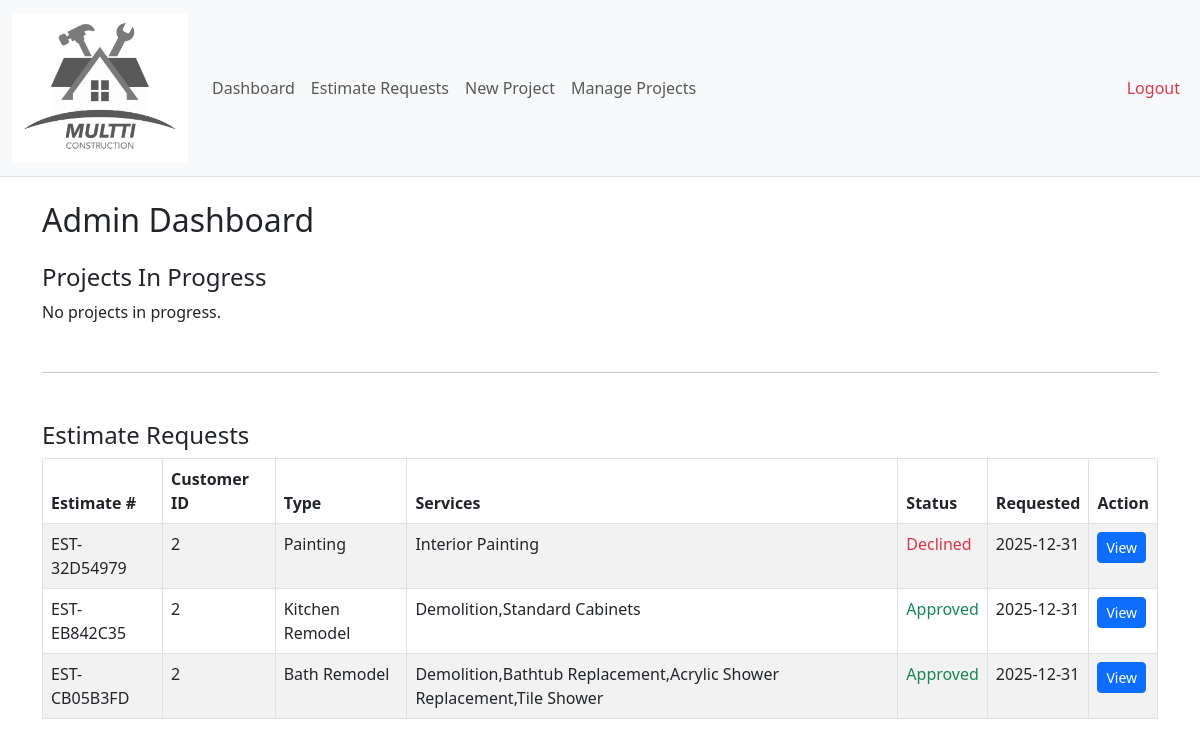
The app's page /admin/dashboard (signed in) with its own data.
### app/models.py (models this page shows)
class EstimateRequest(db.Model):
    id = db.Column(db.Integer, primary_key=True)
    estimate_number = db.Column(db.String(20), unique=True, nullable=False)
    customer_id = db.Column(db.Integer, db.ForeignKey('user.id'), nullable=False)
    project_type = db.Column(db.String(50), nullable=False)
    services = db.Column(db.Text, nullable=False)
    total_sqft = db.Column(db.Integer)
    details = db.Column(db.Text)
    sketch_filename = db.Column(db.String(100))  # Optional: keep one for compatibility
    image_filenames = db.Column(db.Text)  # ✅ NEW: stores comma-separated image names
    status = db.Column(db.String(30), default='Waiting Estimate')
    timestamp = db.Column(db.DateTime, default=datetime.utcnow)
    estimate_pdf = db.Column(db.String(100))
    customer_response = db.Column(db.String(20))

### app/routes.py (the view)
@bp.route('/admin/dashboard')
@login_required
def admin_dashboard():
    if current_user.role != 'admin':
        return redirect(url_for('main.customer_dashboard'))
    in_progress_projects = Project.query.filter(
        Project.status.in_([
            'Pending Schedule',
            'Waiting for Schedule Approval',
            'Schedule Approved'
        ])
    ).all()
    estimate_requests = EstimateRequest.query.order_by(EstimateRequest.timestamp.desc()).all()
    return render_template(
        'admin_dashboard.html',
        in_progress_projects=in_progress_projects,
        estimate_requests=estimate_requests
    )

### app/models.py (called while the page is built)
@login_manager.user_loader
def load_user(user_id):
    return User.query.get(int(user_id))

### app/templates/admin_dashboard.html
{% extends 'base.html' %}
{% block content %}
<h2>Admin Dashboard</h2>
<h4 class="mt-4">Projects In Progress</h4>
{% if in_progress_projects %}
<table class="table table-bordered table-striped">
    <thead>
        <tr>
            <th>Project #</th>
            <th>Customer ID</th>
            <th>Type</th>
            <th>Services</th>
            <th>Status</th>
            <th>Created</th>
            <th>Action</th>
        </tr>
    </thead>
    <tbody>
        {% for p in in_progress_projects %}
        <tr>
            <td>{{ p.project_number }}</td>
            <td>{{ p.customer_id }}</td>
            <td>{{ p.project_type }}</td>
            <td>{{ p.services }}</td>
            <td>{{ p.status }}</td>
            <td>{{ p.created_at.strftime('%Y-%m-%d') }}</td>
            <td>
                {% if p.status == 'Pending Schedule' %}
                    <a href="{{ url_for('main.schedule_project', project_id=p.id) }}" class="btn btn-sm btn-warning">
                        Schedule
                    </a>
                {% elif p.status == 'Waiting for Schedule Approval' %}
                    <span class="text-info">Waiting Approval</span>
                {% elif p.status == 'Schedule Approved' %}
                    <span class="text-success">Schedule Approved</span>
                {% else %}
                    <span class="text-muted">{{ p.status }}</span>
                {% endif %}
            </td>
        </tr>
        {% endfor %}
    </tbody>
</table>
{% else %}
<p>No projects in progress.</p>
{% endif %}
<hr class="my-5">
<h4 class="mt-4">Estimate Requests</h4>
{% if estimate_requests %}
<table class="table table-bordered table-striped">
    <thead>
        <tr>
            <th>Estimate #</th>
            <th>Customer ID</th>
            <th>Type</th>
            <th>Services</th>
            <th>Status</th>
            <th>Requested</th>
            <th>Action</th>
        </tr>
    </thead>
    <tbody>
        {% for e in estimate_requests %}
        <tr>
            <td>{{ e.estimate_number }}</td>
            <td>{{ e.customer_id }}</td>
            <td>{{ e.project_type }}</td>
            <td>{{ e.services }}</td>
            <td>
                {% if e.status == 'Waiting Estimate' %}
                    <span class="text-warning">Waiting Estimate</span>
                {% elif e.status == 'Estimate Received' %}
                    <span class="text-info">Waiting Customer Approval</span>
                {% elif e.status == 'Estimate Approved' %}
                    <span class="text-success">Approved</span>
                {% elif e.status == 'Declined' %}
                    <span class="text-danger">Declined</span>
                {% endif %}
            </td>
            <td>{{ e.timestamp.strftime('%Y-%m-%d') }}</td>
            <td>
                <a href="{{ url_for('main.admin_view_estimate_request', estimate_id=e.id) }}" class="btn btn-sm btn-primary">
                    View
                </a>
            </td>
        </tr>
        {% endfor %}
    </tbody>
</table>
{% else %}
<p>No estimate requests found.</p>
{% endif %}
{% endblock %}

### records on screen
EstimateRequest: estimate_number "EST-32D54979", customer_id "2", project_type "Painting", services "Interior Painting", status "Declined", timestamp "2025-12-31"
EstimateRequest: estimate_number "EST-EB842C35", customer_id "2", project_type "Kitchen Remodel", services "Demolition,Standard Cabinets", shows "Approved", timestamp "2025-12-31"
EstimateRequest: estimate_number "EST-CB05B3FD", customer_id "2", project_type "Bath Remodel", services "Demolition,Bathtub Replacement,Acrylic Shower Replacement,Tile Shower", shows "Approved", timestamp "2025-12-31"
